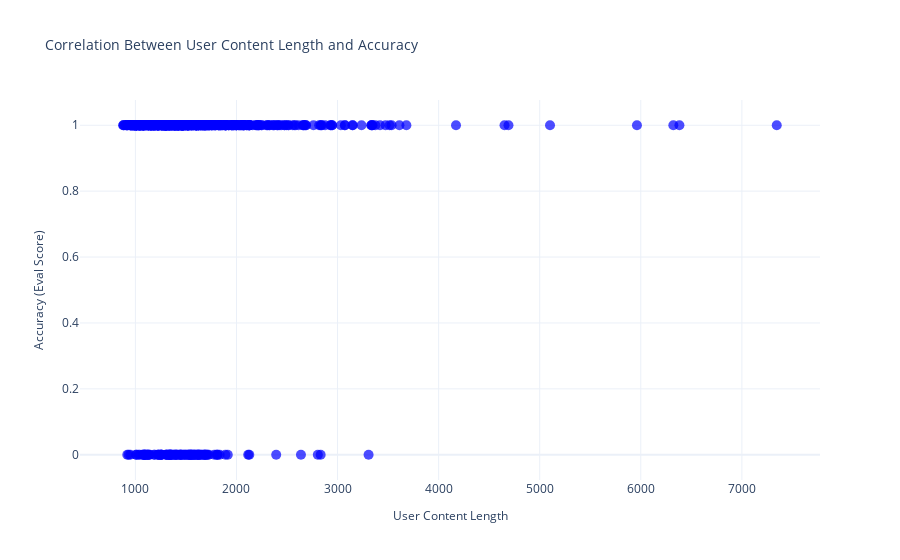

Notebook source saved alongside this figure:
### Code cell
import plotly.express as px

# Scatter plot
fig = px.scatter(
    df,
    x="classification_prompt_user_content_length",
    y="eval_score",
    title="Correlation Between User Content Length and Accuracy",
    labels={
        "classification_prompt_user_content_length": "User Content Length",
        "eval_score": "Accuracy (Eval Score)"
    },
    opacity=0.7
)

# Update layout for better visualization
fig.update_traces(marker=dict(color="blue", size=10))
fig.update_layout(
    title_font_size=14,
    xaxis_title_font_size=12,
    yaxis_title_font_size=12,
    template="plotly_white"
)

fig.show()

### Figure 1 — Plotly figure (JSON) as saved in the notebook; plotly's stock layout.template omitted (floating-point values rounded to 4 significant figures; data arrays with more than 128 entries replaced by an {"elided": "..."} marker saying what was removed)
{"data": [{"hovertemplate": "User Content Length=%{x}<br>Accuracy (Eval Score)=%{y}<extra></extra>", "legendgroup": "", "marker": {"color": "blue", "opacity": 0.7, "size": 10, "symbol": "circle"}, "mode": "markers", "name": "", "orientation": "v", "showlegend": false, "type": "scatter", "x": {"elided": "861 int values"}, "xaxis": "x", "y": {"elided": "861 float values"}, "yaxis": "y"}], "layout": {"legend": {"tracegroupgap": 0}, "title": {"font": {"size": 14}, "text": "Correlation Between User Content Length and Accuracy"}, "xaxis": {"anchor": "y", "domain": [0, 1], "title": {"font": {"size": 12}, "text": "User Content Length"}}, "yaxis": {"anchor": "x", "domain": [0, 1], "title": {"font": {"size": 12}, "text": "Accuracy (Eval Score)"}}}}
